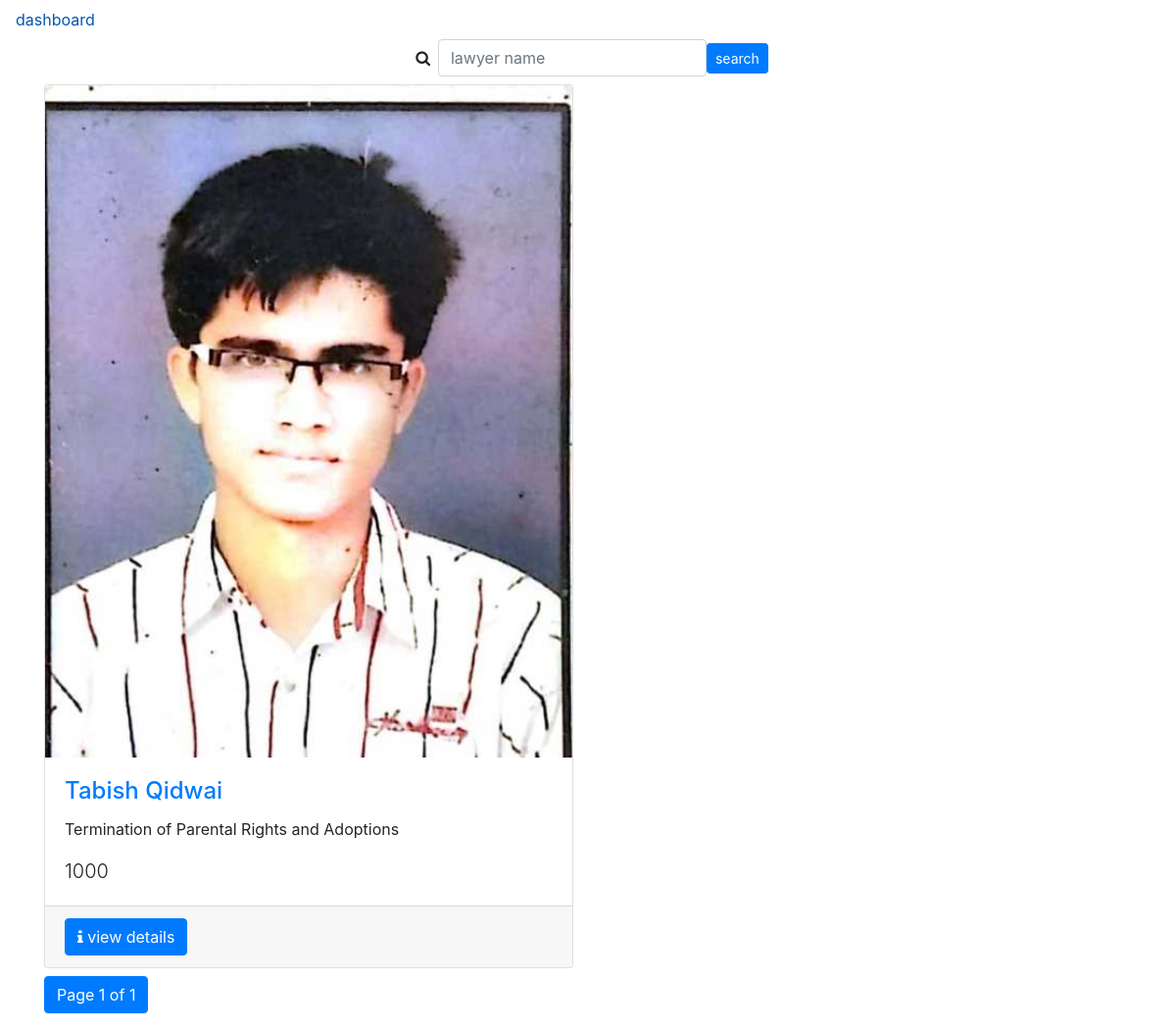
Screenshot of /view_lawyer/ with the database file from the repository.
### users/models.py (models this page shows, shortened)
class lawyer_Profile(models.Model):
    gender = (
        ('Male', 'Male'),
        ('Female', 'Female'),
    )
    Name = models.CharField(max_length=255, default = "your name")
    Email = models.CharField(max_length=255,default="example@host.com")
    Phone_No = models.CharField(max_length=13 ,default=911234567890)
    Category = models.ForeignKey(Category, on_delete = models.CASCADE)
    Gender = models.CharField(max_length=50, choices=gender, default=gender[0][1])
    Profile_Photo = models.ImageField(upload_to="profile",null=True)
    General_Fee = models.IntegerField(default=1000)
    Bio = models.TextField(default="Bio")

class Category(models.Model):
    Case_category = (
        ('Criminal Case',"Criminal Case"),
        ('Civil Case',"Civil Case"),
        ('Marriage Dissolution',"Marriage Dissolution"),
        ('Paternity and Child Custody',"Paternity and Child Custody"),
        ('Protection Orders Aganist Domestic Violence',"Protection Orders Aganist Domestic Violence"),
        ('Name Changes',"Name Changes"),
        ('Guardianship',"Guardianship"),
        ('Termination of Parental Rights and Adoptions',"Termination of Parental Rights and Adoptions"),
        ('Juvenile Matters',"Juvenile Matters"),
        ('Emancipation and Approval of Underage Marriages',"Emancipation and Approval of Underage Marriages"),
    )
    Name = models.CharField(max_length=255, default="Your name here")
    Email = models.EmailField(max_length=255,default='example@host.com')
    Category = models.CharField(choices=Case_category,default = Case_category[0][1], max_length=50)
    def __str__(self):
        return self.Category

### users/views.py (the view)
# urls.py: path('view_lawyer/', lawyerProfileListView.as_view(), name='view_lawyer'),
class lawyerProfileListView(ListView):
    model = lawyer_Profile
    template_name = "users/view_lawyer.html"
    paginate_by = 8

### templates/users/view_lawyer.html (shortened to what this page needs)
{% extends 'layout/base.html' %}
{% load static %}
{% load crispy_forms_tags %}
{% block content %}
<nav class="nav">
    <a class="nav-link active" href="{% url 'dashboard' %}">dashboard</a>
</nav>
<div class="container">
    <div class="row  justify-content-center">
        <div class="col-l2">
            <form class="form-inline" action="{% url 'search_lawyer' %}">
                <div class="form-group">
                    <label for="q" class="p-2"><i class="fa fa-search" aria-hidden="true"></i> </label>
                    <input type="text" name="q" id="q" class="form-control " placeholder="lawyer name" aria-describedby="qhelp">
                    <button class="btn btn-sm btn-primary">search</button>
                </div>
            </form>
        </div>
    </div>
</div>
<div class="container">
    <div class="row">
        {% for record in page_obj %}
        <div class="col-lg-6 col-xs-4 my-2">
            <div class="card">
                <a href="{% url 'lawyer_profile' record.id %}"><img class="card-img-top" src="{{ record.Profile_Photo.url }} " alt=""></a>
                <div class="card-body">
                    <h4 class="card-title"><a href="{% url 'lawyer_profile' record.id %}">{{record.Name}}</a></h4>
                    <p class="card-text">{{record.Category}}</p>
                    <p class="card-text lead">{{record.General_Fee}}</p>
                </div>
                <div class="card-footer">
                    <a class="btn btn-primary" href="{% url 'lawyer_profile' record.id %}"><i class="fa fa-info" aria-hidden="true"></i> view details</a>
                </div>
            </div>
        </div>
        {% empty %}
        <p class="lead">No records found</p>
        {% endfor %}
    </div>
    <div class="row">
        <div class="col">
            <nav aria-label="Page navigation example">
                <ul class="pagination">
                    <li class="page-item active" aria-current="page">
                        <a class="page-link">
                            Page {{ page_obj.number }} of {{ page_obj.paginator.num_pages }}
                        </a>
                    </li>
                </ul>
            </nav>
        </div>
    </div>
</div>
{% endblock content %}

### rows the page displays
lawyer_Profile: Profile_Photo (picture), Name "Tabish Qidwai", Category "Termination of Parental Rights and Adoptions", General_Fee "1000"

### other values shown
{{ page_obj.number }} "1"
{{ page_obj.paginator.num_pages }} "1"
